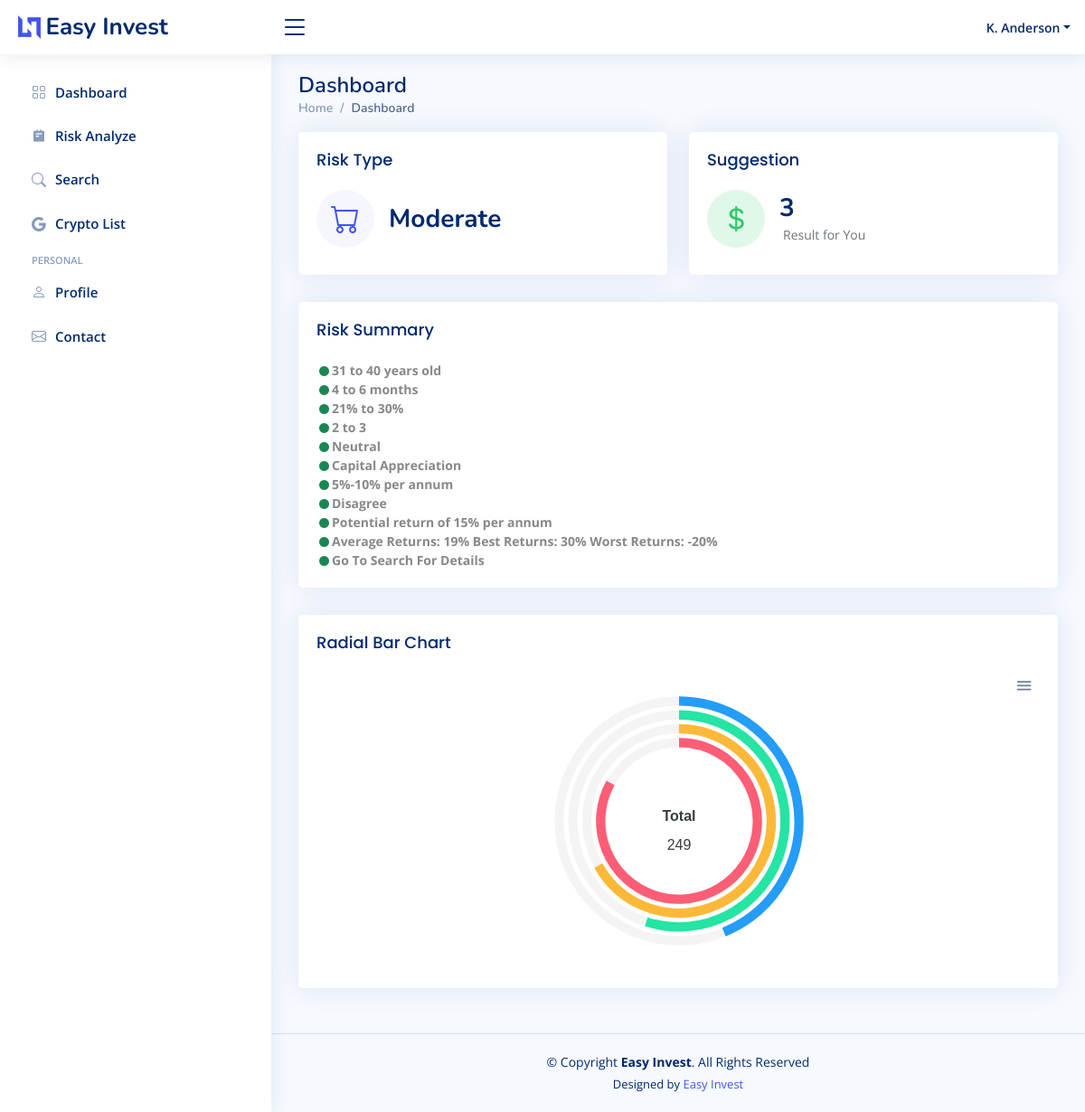
Screenshot of / (signed in) with the database file from the repository.
### tables this page shows
CREATE TABLE `risk_data` (
  `risk_id` varchar(50) NOT NULL,
  `myusername` varchar(50) NOT NULL,
  `risk_str` varchar(50) NOT NULL,
  `risk_status` int(20) NOT NULL,
  `risk_profile` text NOT NULL
);

### inc/config.php (called while the page is built, shortened)
<?php
		$tb_risk = "risk_data";
?>

### index.php (the view, shortened to what this page needs)
<?php
require_once('inc/config.php');
$riskSummary = array();
$val = array();
$myusername = $_SESSION['username'];
$sql = "SELECT * FROM $tb_risk WHERE myusername = '$myusername'";
$res = mysqli_query($con, $sql);
if ($res) {
  $val = mysqli_fetch_assoc($res);
  $riskProfileStr = $val['risk_profile'];
  $riskSummary = explode('`', $riskProfileStr);
}
?>
<!DOCTYPE html>
<html lang="en">
<head>
  <?php require_once('page/head.php'); ?>
</head>
<body>
  <?php require_once('page/header.php'); ?>
  <?php require_once('page/sidebar.php'); ?>
  <main id="main" class="main">
    <div class="pagetitle">
      <h1>Dashboard</h1>
      <nav>
        <ol class="breadcrumb">
          <li class="breadcrumb-item"><a href="index.html">Home</a></li>
          <li class="breadcrumb-item active">Dashboard</li>
        </ol>
      </nav>
    </div>
    <section class="section dashboard">
      <div class="row">
        <div class="col-12">
          <div class="row">
            <div class="col-6">
              <div class="card info-card sales-card">
                <div class="card-body">
                  <h5 class="card-title">Risk Type</h5>
                  <div class="d-flex align-items-center">
                    <div class="card-icon rounded-circle d-flex align-items-center justify-content-center">
                      <i class="bi bi-cart"></i>
                    </div>
                    <div class="ps-3">
                      <h6><?php echo $val['risk_str']; ?></h6>
                    </div>
                  </div>
                </div>
              </div>
            </div>
            <div class="col-6">
              <div class="card info-card revenue-card">
                <div class="card-body">
                  <h5 class="card-title">Suggestion</h5>
                  <div class="d-flex align-items-center">
                    <div class="card-icon rounded-circle d-flex align-items-center justify-content-center">
                      <i class="bi bi-currency-dollar"></i>
                    </div>
                    <div class="ps-3">
                      <h6><?php echo $val['risk_status']; ?></h6>
                      <span class="text-muted small pt-2 ps-1">Result for You</span>
                    </div>
                  </div>
                </div>
              </div>
            </div>
            <div class="col-12">
              <div class="card">
                <div class="card-body">
                  <h5 class="card-title">Risk Summary</h5>
                  <div class="activity">
                    <div class="activity-item d-flex">
                      <i class='bi bi-circle-fill activity-badge text-success align-self-start'></i>
                      <div class="activite-label fw-bold"><?php echo $riskSummary[0]; ?></div>
                    </div>
                    <div class="activity-item d-flex">
                      <i class='bi bi-circle-fill activity-badge text-success align-self-start'></i>
                      <div class="activite-label fw-bold"><?php echo $riskSummary[1]; ?></div>
                    </div>
                    <div class="activity-item d-flex">
                      <i class='bi bi-circle-fill activity-badge text-success align-self-start'></i>
                      <div class="activite-label fw-bold"><?php echo $riskSummary[2]; ?></div>
                    </div>
                    <div class="activity-item d-flex">
                      <i class='bi bi-circle-fill activity-badge text-success align-self-start'></i>
                      <div class="activite-label fw-bold"> <?php echo $riskSummary[3]; ?></div>
                    </div>
                    <div class="activity-item d-flex">
                      <i class='bi bi-circle-fill activity-badge text-success align-self-start'></i>
                      <div class="activite-label fw-bold"><?php echo $riskSummary[4]; ?></div>
                    </div>
                    <div class="activity-item d-flex">
                      <i class='bi bi-circle-fill activity-badge text-success align-self-start'></i>
                      <div class="activite-label fw-bold"><?php echo $riskSummary[5]; ?></div>
                    </div>
                    <div class="activity-item d-flex">
                      <i class='bi bi-circle-fill activity-badge text-success align-self-start'></i>
                      <div class="activite-label fw-bold"><?php echo $riskSummary[6]; ?></div>
                    </div>
                    <div class="activity-item d-flex">
                      <i class='bi bi-circle-fill activity-badge text-success align-self-start'></i>
                      <div class="activite-label fw-bold"><?php echo $riskSummary[7]; ?></div>
                    </div>
                    <div class="activity-item d-flex">
                      <i class='bi bi-circle-fill activity-badge text-success align-self-start'></i>
                      <div class="activite-label fw-bold"><?php echo $riskSummary[8]; ?></div>
                    </div>
                    <div class="activity-item d-flex">
                      <i class='bi bi-circle-fill activity-badge text-success align-self-start'></i>
                      <div class="activite-label fw-bold text-wrap"><?php echo $riskSummary[9]; ?></div>
                    </div>
                    <div class="activity-item d-flex">
                      <i class='bi bi-circle-fill activity-badge text-success align-self-start'></i>
                      <div class="activite-label fw-bold text-wrap">Go To Search For Details</div>
                    </div>
                  </div>
                </div>
              </div>
            </div>
          </div>
        </div>
        <div class="col-12">
          <div class="card">
            <div class="card-body">
              <h5 class="card-title">Radial Bar Chart</h5>
              <div id="radialBarChart"></div>
            </div>
          </div>
        </div>
      </div>
    </section>
  </main>
  <?php require_once('page/footer.php'); ?>
</body>
</html>

### page/head.php (shortened to what this page needs)
<link href="assets/vendor/bootstrap/css/bootstrap.min.css" rel="stylesheet">
<link href="assets/vendor/bootstrap-icons/bootstrap-icons.css" rel="stylesheet">
<link href="assets/vendor/boxicons/css/boxicons.min.css" rel="stylesheet">
<link href="assets/vendor/quill/quill.snow.css" rel="stylesheet">
<link href="assets/vendor/quill/quill.bubble.css" rel="stylesheet">
<link href="assets/vendor/remixicon/remixicon.css" rel="stylesheet">
<link href="assets/vendor/simple-datatables/style.css" rel="stylesheet">
<link href="assets/css/style.css" rel="stylesheet">
<link rel="stylesheet" href="inc/main.css">

### page/header.php (shortened to what this page needs)
<header id="header" class="header fixed-top d-flex align-items-center">
    <div class="d-flex align-items-center justify-content-between">
      <a href="index.php" class="logo d-flex align-items-center">
        <img src="assets/img/logo.png" alt="">
        <span class="d-none d-lg-block">Easy Invest</span>
      </a>
      <i class="bi bi-list toggle-sidebar-btn"></i>
    </div>
    <nav class="header-nav ms-auto">
      <ul class="d-flex align-items-center">
        <li class="nav-item dropdown pe-3">
          <a class="nav-link nav-profile d-flex align-items-center pe-0" href="#" data-bs-toggle="dropdown">
            <span class="d-none d-md-block dropdown-toggle ps-2">K. Anderson</span>
          </a>
        </li>
      </ul>
    </nav>
  </header>

### page/sidebar.php
<aside id="sidebar" class="sidebar">
    <ul class="sidebar-nav" id="sidebar-nav">
      <li class="nav-item">
        <a class="nav-link collapsed" href="index.php">
          <i class="bi bi-grid"></i>
          <span>Dashboard</span>
        </a>
      </li>
      <li class="nav-item">
        <a class="nav-link collapsed" href="risk-analyze.php">
          <i class="bx bxs-notepad"></i>
          <span>Risk Analyze</span>
        </a>
      </li>
      <li class="nav-item">
        <a class="nav-link collapsed" href="search.php">
          <i class="bi bi-search"></i>
          <span>Search</span>
        </a>
      </li>
      <li class="nav-item">
        <a class="nav-link collapsed" href="crypto_list.php">
          <i class="bi bi-google"></i>
          <span>Crypto List</span>
        </a>
      </li>
      <li class="nav-heading">Personal</li>
      <li class="nav-item">
        <a class="nav-link collapsed" href="profile.php">
          <i class="bi bi-person"></i>
          <span>Profile</span>
        </a>
      </li>
      <li class="nav-item">
        <a class="nav-link collapsed" href="contact.php">
          <i class="bi bi-envelope"></i>
          <span>Contact</span>
        </a>
      </li>
    </ul>
  </aside>

### page/footer.php
<footer id="footer" class="footer">
    <div class="copyright">
      &copy; Copyright <strong><span>Easy Invest</span></strong>. All Rights Reserved
    </div>
    <div class="credits">
     Designed by <a href="#">Easy Invest</a>
    </div>
</footer>

### assets/css/style.css (style rules this page uses)
:root { scroll-behavior: smooth; }
body { font-family: "Open Sans", sans-serif; background: #f6f9ff; color: #444444; }
a { color: #4154f1; text-decoration: none; }
h1, h2, h3, h4, h5, h6 { font-family: "Nunito", sans-serif; }
#main { margin-top: 60px; padding: 20px 30px; transition: all 0.3s; }
.pagetitle { margin-bottom: 10px; }
.pagetitle h1 { font-size: 24px; margin-bottom: 0; font-weight: 600; color: #012970; }
.card { margin-bottom: 30px; border: none; border-radius: 5px; box-shadow: 0px 0 30px rgba(1, 41, 112, 0.1); overflow: hidden; }
.card-title { padding: 20px 0 15px 0; font-size: 18px; font-weight: 500; color: #012970; font-family: "Poppins", sans-serif; }
.card-body { padding: 0 20px 20px 20px; }
.breadcrumb { font-size: 14px; font-family: "Nunito", sans-serif; color: #899bbd; font-weight: 600; }
.breadcrumb a { color: #899bbd; transition: 0.3s; }
.breadcrumb .breadcrumb-item::before { color: #899bbd; }
.breadcrumb .active { color: #51678f; font-weight: 600; }
.logo { line-height: 1; }
@media (min-width: 1200px) { .logo { width: 280px; } }
.logo img { max-height: 26px; margin-right: 6px; }
.logo span { font-size: 26px; font-weight: 700; color: #012970; font-family: "Nunito", sans-serif; }
.header { transition: all 0.5s; z-index: 997; height: 60px; box-shadow: 0px 2px 20px rgba(1, 41, 112, 0.1); background-color: #fff; padding-left: 20px; }
.header .toggle-sidebar-btn { font-size: 32px; padding-left: 10px; cursor: pointer; color: #012970; }
.header-nav ul { list-style: none; }
.header-nav > ul { margin: 0; padding: 0; }
.header-nav .nav-profile { color: #012970; }
.header-nav .nav-profile span { font-size: 14px; font-weight: 600; }
.sidebar { position: fixed; top: 60px; left: 0; bottom: 0; width: 300px; z-index: 996; transition: all 0.3s; padding: 20px; overflow-y: auto; scrollbar-width: thin; scrollbar-color: #aab7cf transparent; box-shadow: 0px 0px 20px rgba(1, 41, 112, 0.1); background-color: #fff; }
@media (min-width: 1200px) { #main, #footer { margin-left: 300px; } }
.sidebar-nav { padding: 0; margin: 0; list-style: none; }
.sidebar-nav li { padding: 0; margin: 0; list-style: none; }
.sidebar-nav .nav-item { margin-bottom: 5px; }
.sidebar-nav .nav-heading { font-size: 11px; text-transform: uppercase; color: #899bbd; font-weight: 600; margin: 10px 0 5px 15px; }
.sidebar-nav .nav-link { display: flex; align-items: center; font-size: 15px; font-weight: 600; color: #4154f1; transition: 0.3; background: #f6f9ff; padding: 10px 15px; border-radius: 4px; }
.sidebar-nav .nav-link i { font-size: 16px; margin-right: 10px; color: #4154f1; }
.sidebar-nav .nav-link.collapsed { color: #012970; background: #fff; }
.sidebar-nav .nav-link.collapsed i { color: #899bbd; }
.dashboard .info-card { padding-bottom: 10px; }
.dashboard .info-card h6 { font-size: 28px; color: #012970; font-weight: 700; margin: 0; padding: 0; }
.dashboard .card-icon { font-size: 32px; line-height: 0; width: 64px; height: 64px; flex-shrink: 0; flex-grow: 0; }
.dashboard .sales-card .card-icon { color: #4154f1; background: #f6f6fe; }
.dashboard .revenue-card .card-icon { color: #2eca6a; background: #e0f8e9; }
.dashboard .activity { font-size: 14px; }
.dashboard .activity .activity-item .activite-label { color: #888; position: relative; flex-shrink: 0; flex-grow: 0; min-width: 64px; }
.dashboard .activity .activity-item .activite-label::before { content: ""; position: absolute; right: -11px; width: 4px; top: 0; bottom: 0; background-color: #eceefe; }
.dashboard .activity .activity-item .activity-badge { margin-top: 3px; z-index: 1; font-size: 11px; line-height: 0; border-radius: 50%; flex-shrink: 0; border: 3px solid #fff; flex-grow: 0; }
.dashboard .activity .activity-item:first-child .activite-label::before { top: 5px; }
.footer { padding: 20px 0; font-size: 14px; transition: all 0.3s; border-top: 1px solid #cddfff; }
.footer .copyright { text-align: center; color: #012970; }
.footer .credits { padding-top: 5px; text-align: center; font-size: 13px; color: #012970; }

### inc/main.css (style rules this page uses)
.dashboard .activity .activity-item .activite-label::before { background-color: #fff; }
.dashboard .activity .activity-item .activite-label { max-width:60%; }

### rows the page displays
risk_data: risk_str "Moderate", risk_status "3", risk_profile "31 to 40 years old", risk_profile "4 to 6 months", risk_profile "21% to 30%", risk_profile "2 to 3", risk_profile "Neutral", risk_profile "Capital Appreciation", risk_profile "5%-10% per annum", risk_profile "Disagree", risk_profile "Potential return of 15% per annum", risk_profile "Average Returns: 19% Best Returns: 30% Worst Returns: -20%"
